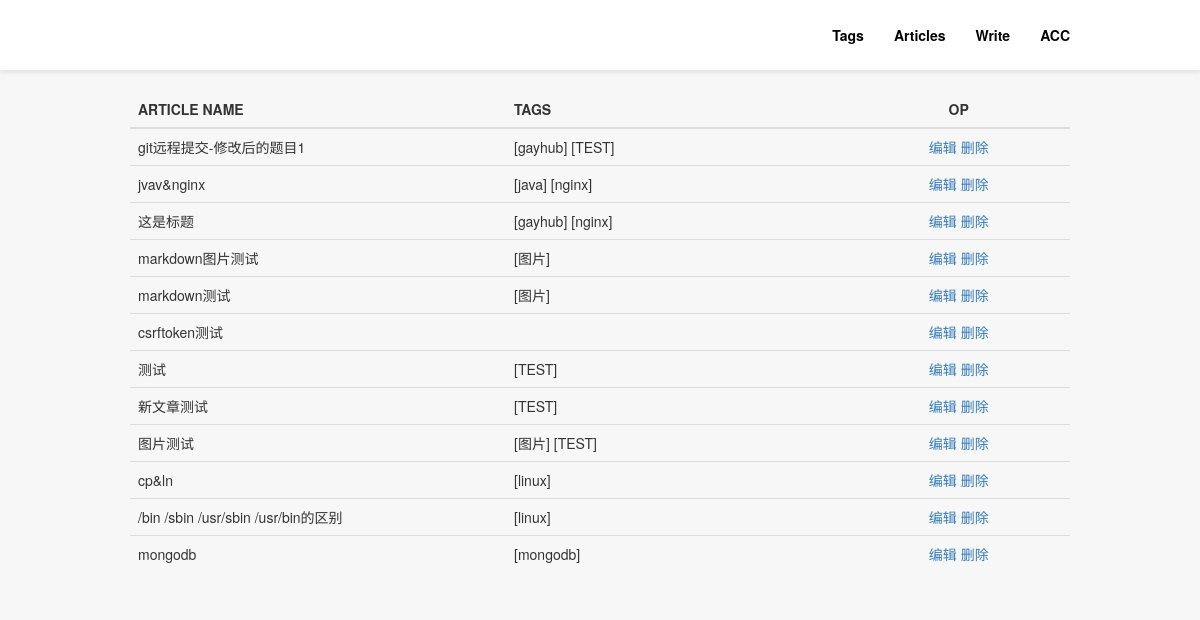
Before: /hsjusj/articles_editor/ (signed in) with the older database file.
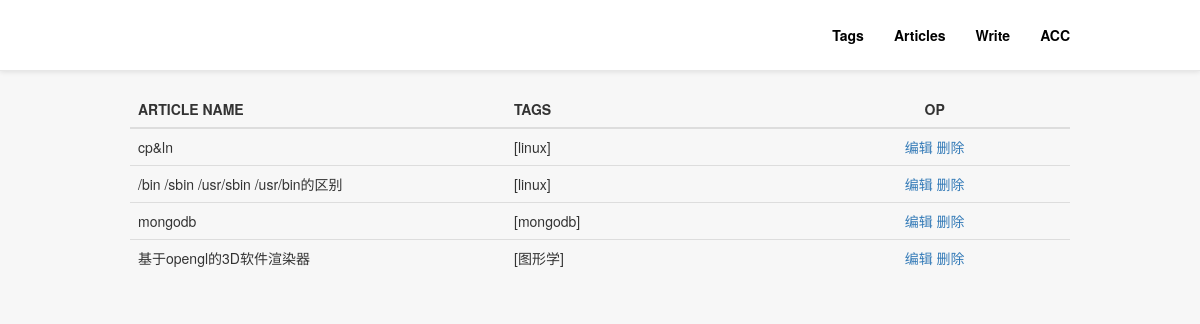
After: the same page with the newer database file.
### blog/models.py (models this page shows)
class Articles(models.Model):
    aid = models.AutoField(primary_key=True)
    title = models.CharField(max_length=32, db_index=True)
    content = models.TextField()
    create_datetime = models.DateTimeField(auto_now_add=True, db_index=True)
    imgs = models.CharField(max_length=1024, null=True)

class ArticlesToTags(models.Model):
    article = models.ForeignKey(to='Articles', to_field='aid', on_delete=models.CASCADE)
    tag = models.ForeignKey(to='Tags', to_field='tid', on_delete=models.CASCADE)

class Tags(models.Model):
    tid = models.AutoField(primary_key=True)
    tag_name = models.CharField(max_length=18)

### adm/views.py (the view)
# urls.py: path('articles_editor/', views.articles_editor, name='articles_editor'),
def articles_editor(request):
    if request.session.get('login', None):
        if request.method == 'GET':
            articles = Articles.objects.all()
            return render(request, 'view/adm/articles_editor.html', {'articles':articles})
        elif request.method == "POST":
            articles = Articles.objects.all()
            return TemplateResponse(request, 'response/adm/articles_editor_response.html', {'articles':articles})
    else:
        return redirect('/hsjusj/login')

### templates/view/adm/articles_editor.html
{% extends "layout/adm_base.html" %}
{% block body %}
    <div class="articles-op">
        <table class="table table-hover">
            <thead>
                <tr>
                    <th>ARTICLE NAME</th>
                    <th>TAGS</th>
                    <th class="text-center">OP</th>
                </tr>
            </thead>
            <tbdoy>
                {% for article in articles %}
                    <tr>
                        <td class="article-title">
                            <a target="_blank" href="{% url 'article' article.aid %}">{{ article.title }}</a>
                        </td>
                        <td>
                            {% for articletotags in article.articlestotags_set.all %}
                                <span class="tags-item">[{{ articletotags.tag.tag_name }}]</span>
                            {% endfor %}
                        </td>
                        <td class="article-op text-center" aid="{{ article.aid }}">
                            <a target="_blank" href="{% url 'article_editor' article.aid %}" class="article-editor">编辑</a>
                            <a class="article-del">删除</a>
                        </td>
                    </tr>
                {% endfor %}
            </tbdoy>
        </table>
    </div>
{% endblock %}

Changed rows visible on the page:
removed Articles: title "git远程提交-修改后的题目1"
removed ArticlesToTags: tag.tag_name "gayhub", shown under "git远程提交-修改后的题目1"
removed ArticlesToTags: tag.tag_name "TEST", shown under "git远程提交-修改后的题目1"
removed Articles: title "jvav&nginx"
removed ArticlesToTags: tag.tag_name "java", shown under "jvav&nginx"
removed ArticlesToTags: tag.tag_name "nginx", shown under "jvav&nginx"
removed Articles: title "这是标题"
removed ArticlesToTags: tag.tag_name "gayhub", shown under "这是标题"
removed ArticlesToTags: tag.tag_name "nginx", shown under "这是标题"
removed Articles: title "markdown图片测试"
removed ArticlesToTags: tag.tag_name "图片", shown under "markdown图片测试"
removed Articles: title "markdown测试"
removed ArticlesToTags: tag.tag_name "图片", shown under "markdown测试"
removed Articles: title "csrftoken测试"
removed Articles: title "测试"
removed ArticlesToTags: tag.tag_name "TEST", shown under "测试"
removed Articles: title "新文章测试"
removed ArticlesToTags: tag.tag_name "TEST", shown under "新文章测试"
removed Articles: title "图片测试"
removed ArticlesToTags: tag.tag_name "图片", shown under "图片测试"
removed ArticlesToTags: tag.tag_name "TEST", shown under "图片测试"
added Articles: title "基于opengl的3D软件渲染器"
added ArticlesToTags: tag.tag_name "图形学", shown under "基于opengl的3D软件渲染器"
